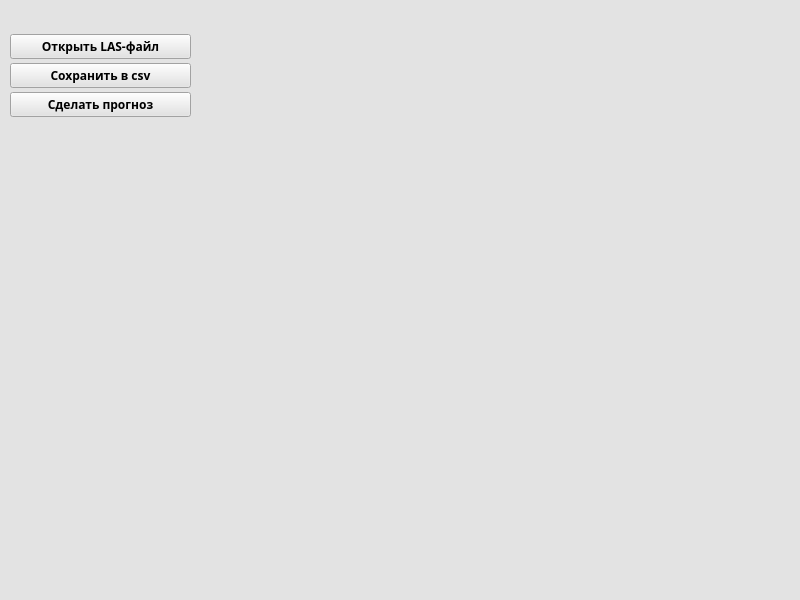
<?xml version="1.0" encoding="UTF-8"?>
<ui version="4.0">
 <class>MainWindow</class>
 <widget class="QMainWindow" name="MainWindow">
  <property name="geometry">
   <rect>
    <x>0</x>
    <y>0</y>
    <width>800</width>
    <height>600</height>
   </rect>
  </property>
  <property name="windowTitle">
   <string>GeoLogML</string>
  </property>
  <property name="styleSheet">
   <string notr="true">background-color: rgb(227, 227, 227);</string>
  </property>
  <widget class="QWidget" name="centralwidget">
   <widget class="QWidget" name="verticalLayoutWidget">
    <property name="geometry">
     <rect>
      <x>10</x>
      <y>30</y>
      <width>181</width>
      <height>91</height>
     </rect>
    </property>
    <layout class="QVBoxLayout" name="ButtonLayout" stretch="0,0,0">
     <property name="spacing">
      <number>0</number>
     </property>
     <property name="leftMargin">
      <number>0</number>
     </property>
     <property name="topMargin">
      <number>0</number>
     </property>
     <property name="rightMargin">
      <number>0</number>
     </property>
     <property name="bottomMargin">
      <number>0</number>
     </property>
     <item>
      <widget class="QPushButton" name="openButton">
       <property name="font">
        <font>
         <family>Yu Gothic UI Semibold</family>
         <bold>true</bold>
        </font>
       </property>
       <property name="focusPolicy">
        <enum>Qt::FocusPolicy::WheelFocus</enum>
       </property>
       <property name="text">
        <string>Открыть LAS-файл</string>
       </property>
       <property name="autoDefault">
        <bool>false</bool>
       </property>
       <property name="default">
        <bool>false</bool>
       </property>
       <property name="flat">
        <bool>false</bool>
       </property>
      </widget>
     </item>
     <item>
      <widget class="QPushButton" name="saveCSVButton">
       <property name="font">
        <font>
         <family>Yu Gothic UI Semibold</family>
         <bold>true</bold>
        </font>
       </property>
       <property name="focusPolicy">
        <enum>Qt::FocusPolicy::WheelFocus</enum>
       </property>
       <property name="text">
        <string>Сохранить в csv</string>
       </property>
       <property name="autoDefault">
        <bool>false</bool>
       </property>
       <property name="default">
        <bool>false</bool>
       </property>
       <property name="flat">
        <bool>false</bool>
       </property>
      </widget>
     </item>
     <item>
      <widget class="QPushButton" name="saveInferance">
       <property name="font">
        <font>
         <family>Yu Gothic UI Semibold</family>
         <bold>true</bold>
        </font>
       </property>
       <property name="focusPolicy">
        <enum>Qt::FocusPolicy::WheelFocus</enum>
       </property>
       <property name="text">
        <string>Сделать прогноз</string>
       </property>
       <property name="autoDefault">
        <bool>false</bool>
       </property>
       <property name="default">
        <bool>false</bool>
       </property>
       <property name="flat">
        <bool>false</bool>
       </property>
      </widget>
     </item>
    </layout>
   </widget>
  </widget>
 </widget>
 <resources/>
 <connections/>
</ui>
